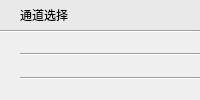
                  <widget class="QWidget" name="widget_17" native="true">
                   <layout class="QGridLayout" name="gridLayout_44">
                    <property name="margin">
                     <number>0</number>
                    </property>
                    <property name="spacing">
                     <number>0</number>
                    </property>
                    <item row="0" column="0">
                     <widget class="QWidget" name="widget_18" native="true">
                      <property name="styleSheet">
                       <string notr="true">background-color: #E9E9E9;
min-height:30px;
max-height:30px;</string>
                      </property>
                      <layout class="QGridLayout" name="gridLayout_43">
                       <property name="leftMargin">
                        <number>20</number>
                       </property>
                       <property name="topMargin">
                        <number>0</number>
                       </property>
                       <property name="rightMargin">
                        <number>0</number>
                       </property>
                       <property name="bottomMargin">
                        <number>0</number>
                       </property>
                       <property name="spacing">
                        <number>0</number>
                       </property>
                       <item row="0" column="0">
                        <widget class="QLabel" name="label_31">
                         <property name="text">
                          <string>通道选择</string>
                         </property>
                        </widget>
                       </item>
                      </layout>
                     </widget>
                    </item>
                    <item row="1" column="0">
                     <widget class="Line" name="line_26">
                      <property name="orientation">
                       <enum>Qt::Horizontal</enum>
                      </property>
                     </widget>
                    </item>
                    <item row="2" column="0">
                     <widget class="QWidget" name="widget_19" native="true">
                      <layout class="QGridLayout" name="gridLayout_42">
                       <property name="leftMargin">
                        <number>20</number>
                       </property>
                       <property name="topMargin">
                        <number>0</number>
                       </property>
                       <property name="rightMargin">
                        <number>0</number>
                       </property>
                       <property name="bottomMargin">
                        <number>0</number>
                       </property>
                       <property name="spacing">
                        <number>0</number>
                       </property>
                       <item row="0" column="0">
                        <widget class="QFrame" name="frame_21">
                         <property name="frameShape">
                          <enum>QFrame::NoFrame</enum>
                         </property>
                         <property name="frameShadow">
                          <enum>QFrame::Raised</enum>
                         </property>
                         <layout class="QGridLayout" name="gridLayout_45">
                          <property name="leftMargin">
                           <number>0</number>
                          </property>
                          <property name="topMargin">
                           <number>0</number>
                          </property>
                          <property name="rightMargin">
                           <number>20</number>
                          </property>
                          <property name="bottomMargin">
                           <number>0</number>
                          </property>
                          <property name="spacing">
                           <number>0</number>
                          </property>
                          <item row="0" column="0">
                           <widget class="DeCheckBox" name="widget_43" native="true"/>
                          </item>
                         </layout>
                        </widget>
                       </item>
                       <item row="1" column="0">
                        <widget class="Line" name="line_27">
                         <property name="orientation">
                          <enum>Qt::Horizontal</enum>
                         </property>
                        </widget>
                       </item>
                       <item row="2" column="0">
                        <widget class="QFrame" name="frame_22">
                         <property name="frameShape">
                          <enum>QFrame::NoFrame</enum>
                         </property>
                         <property name="frameShadow">
                          <enum>QFrame::Raised</enum>
                         </property>
                         <layout class="QGridLayout" name="gridLayout_46">
                          <property name="leftMargin">
                           <number>0</number>
                          </property>
                          <property name="topMargin">
                           <number>0</number>
                          </property>
                          <property name="rightMargin">
                           <number>20</number>
                          </property>
                          <property name="bottomMargin">
                           <number>0</number>
                          </property>
                          <property name="spacing">
                           <number>0</number>
                          </property>
                          <item row="0" column="0">
                           <widget class="DeCheckBox" name="widget_44" native="true"/>
                          </item>
                         </layout>
                        </widget>
                       </item>
                       <item row="3" column="0">
                        <widget class="Line" name="line_28">
                         <property name="orientation">
                          <enum>Qt::Horizontal</enum>
                         </property>
                        </widget>
                       </item>
                       <item row="4" column="0">
                        <widget class="QFrame" name="frame_23">
                         <property name="frameShape">
                          <enum>QFrame::NoFrame</enum>
                         </property>
                         <property name="frameShadow">
                          <enum>QFrame::Raised</enum>
                         </property>
                         <layout class="QGridLayout" name="gridLayout_47">
                          <property name="leftMargin">
                           <number>0</number>
                          </property>
                          <property name="topMargin">
                           <number>0</number>
                          </property>
                          <property name="rightMargin">
                           <number>20</number>
                          </property>
                          <property name="bottomMargin">
                           <number>0</number>
                          </property>
                          <property name="spacing">
                           <number>0</number>
                          </property>
                          <item row="0" column="0">
                           <widget class="DeCheckBox" name="widget_45" native="true"/>
                          </item>
                         </layout>
                        </widget>
                       </item>
                      </layout>
                     </widget>
                    </item>
                   </layout>
                  </widget>
